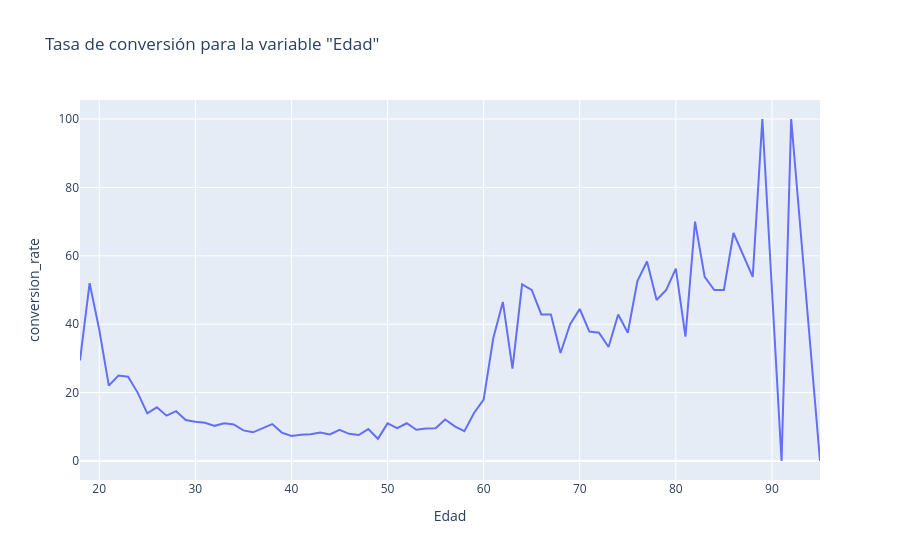
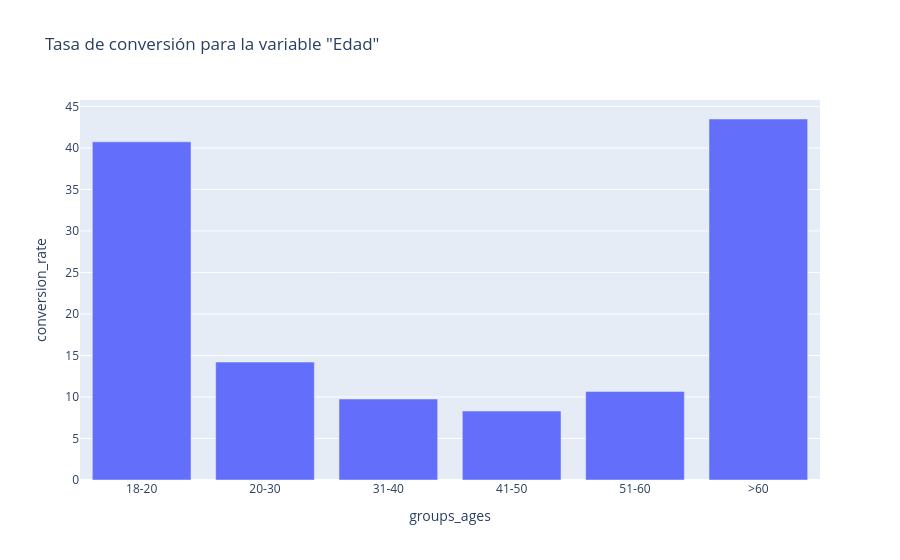

Here is the notebook cell these charts were saved with, in order:
### Code cell
predictor_var = 'Edad'
df_group = df.groupby(predictor_var)['y'].mean().mul(100).rename('conversion_rate').reset_index()


fig = px.line(df_group, x='Edad', y='conversion_rate',
                title=f'Tasa de conversión para la variable "{predictor_var}"'
                )
fig.show()

df.loc[:,'groups_ages'] = '18-20'
df.loc[df['Edad']>60,'groups_ages'] = '>60'
df.loc[(df['Edad']>50)&(df['Edad']<=60), 'groups_ages'] = '51-60'
df.loc[(df['Edad']>40)&(df['Edad']<=50), 'groups_ages'] = '41-50'
df.loc[(df['Edad']>30)&(df['Edad']<=40), 'groups_ages'] = '31-40'
df.loc[(df['Edad']>20)&(df['Edad']<=30), 'groups_ages'] = '20-30'

# Y grafiquemos la tasa de conversión para esta nueva columna
df_group = df.groupby('groups_ages')['y'].mean().mul(100).rename('conversion_rate').reset_index()

fig = px.bar(df_group, x='groups_ages', y='conversion_rate',
                     title=f'Tasa de conversión para la variable "{predictor_var}"'
                     )
fig.show()

### Figure 1 — Plotly figure (JSON) as saved in the notebook; plotly's stock layout.template omitted (floating-point values rounded to 4 significant figures)
{"data": [{"hovertemplate": "Edad=%{x}<br>conversion_rate=%{y}<extra></extra>", "legendgroup": "", "line": {"color": "#636efa", "dash": "solid"}, "marker": {"symbol": "circle"}, "mode": "lines", "name": "", "orientation": "v", "showlegend": false, "type": "scatter", "x": [18, 19, 20, 21, 22, 23, 24, 25, 26, 27, 28, 29, 30, 31, 32, 33, 34, 35, 36, 37, 38, 39, 40, 41, 42, 43, 44, 45, 46, 47, 48, 49, 50, 51, 52, 53, 54, 55, 56, 57, 58, 59, 60, 61, 62, 63, 64, 65, 66, 67, 68, 69, 70, 71, 72, 73, 74, 75, 76, 77, 78, 79, 80, 81, 82, 83, 84, 85, 86, 88, 89, 91, 92, 95], "xaxis": "x", "y": [29.41, 52, 38.46, 22.03, 25, 24.63, 20, 13.93, 15.7, 13.26, 14.56, 12, 11.49, 11.2, 10.28, 11.02, 10.67, 8.957, 8.384, 9.53, 10.8, 8.313, 7.306, 7.692, 7.805, 8.333, 7.774, 9.091, 7.951, 7.602, 9.328, 6.494, 11.0, 9.611, 11.04, 9.138, 9.499, 9.549, 12.12, 10.14, 8.723, 14.06, 17.95, 35.9, 46.51, 27.03, 51.61, 50, 42.86, 42.86, 31.58, 40, 44.44, 37.84, 37.5, 33.33, 42.86, 37.5, 52.63, 58.33, 47.06, 50, 56.25, 36.36, 70, 53.85, 50, 50, 66.67, 53.85, 100, 0, 100, 0], "yaxis": "y"}], "layout": {"legend": {"tracegroupgap": 0}, "title": {"text": "Tasa de conversión para la variable \"Edad\""}, "xaxis": {"anchor": "y", "domain": [0, 1], "title": {"text": "Edad"}}, "yaxis": {"anchor": "x", "domain": [0, 1], "title": {"text": "conversion_rate"}}}}

### Figure 2 — Plotly figure (JSON) as saved in the notebook; plotly's stock layout.template omitted (floating-point values rounded to 4 significant figures)
{"data": [{"alignmentgroup": "True", "hovertemplate": "groups_ages=%{x}<br>conversion_rate=%{y}<extra></extra>", "legendgroup": "", "marker": {"color": "#636efa", "pattern": {"shape": ""}}, "name": "", "offsetgroup": "", "orientation": "v", "showlegend": false, "textposition": "auto", "type": "bar", "x": ["18-20", "20-30", "31-40", "41-50", "51-60", ">60"], "xaxis": "x", "y": [40.74, 14.2, 9.753, 8.303, 10.67, 43.49], "yaxis": "y"}], "layout": {"barmode": "relative", "legend": {"tracegroupgap": 0}, "title": {"text": "Tasa de conversión para la variable \"Edad\""}, "xaxis": {"anchor": "y", "domain": [0, 1], "title": {"text": "groups_ages"}}, "yaxis": {"anchor": "x", "domain": [0, 1], "title": {"text": "conversion_rate"}}}}
